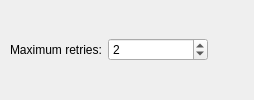
                      <widget class="QWidget" name="widgetBlockIoRetries" native="true">
                       <layout class="QHBoxLayout" name="hlayBlockIoRetries">
                        <property name="spacing">
                         <number>6</number>
                        </property>
                        <property name="leftMargin">
                         <number>0</number>
                        </property>
                        <property name="topMargin">
                         <number>0</number>
                        </property>
                        <property name="rightMargin">
                         <number>0</number>
                        </property>
                        <property name="bottomMargin">
                         <number>0</number>
                        </property>
                        <item>
                         <spacer name="horizontalSpacer_34">
                          <property name="orientation">
                           <enum>Qt::Horizontal</enum>
                          </property>
                          <property name="sizeType">
                           <enum>QSizePolicy::Fixed</enum>
                          </property>
                          <property name="sizeHint" stdset="0">
                           <size>
                            <width>10</width>
                            <height>20</height>
                           </size>
                          </property>
                         </spacer>
                        </item>
                        <item>
                         <widget class="QLabel" name="label_21">
                          <property name="text">
                           <string>Maximum retries:</string>
                          </property>
                         </widget>
                        </item>
                        <item>
                         <widget class="QSpinBox" name="sbBlockIoRetries">
                          <property name="sizePolicy">
                           <sizepolicy hsizetype="Fixed" vsizetype="Fixed">
                            <horstretch>1</horstretch>
                            <verstretch>0</verstretch>
                           </sizepolicy>
                          </property>
                          <property name="minimumSize">
                           <size>
                            <width>100</width>
                            <height>0</height>
                           </size>
                          </property>
                          <property name="maximumSize">
                           <size>
                            <width>16777215</width>
                            <height>16777215</height>
                           </size>
                          </property>
                          <property name="minimum">
                           <number>1</number>
                          </property>
                          <property name="maximum">
                           <number>255</number>
                          </property>
                          <property name="value">
                           <number>2</number>
                          </property>
                         </widget>
                        </item>
                        <item>
                         <spacer name="horizontalSpacer_32">
                          <property name="orientation">
                           <enum>Qt::Horizontal</enum>
                          </property>
                          <property name="sizeHint" stdset="0">
                           <size>
                            <width>40</width>
                            <height>20</height>
                           </size>
                          </property>
                         </spacer>
                        </item>
                        <item>
                         <widget class="WarningBtn" name="wbtnIoRetries" native="true">
                          <property name="sizePolicy">
                           <sizepolicy hsizetype="Fixed" vsizetype="Ignored">
                            <horstretch>0</horstretch>
                            <verstretch>0</verstretch>
                           </sizepolicy>
                          </property>
                          <property name="minimumSize">
                           <size>
                            <width>0</width>
                            <height>0</height>
                           </size>
                          </property>
                          <property name="maximumSize">
                           <size>
                            <width>18</width>
                            <height>16777215</height>
                           </size>
                          </property>
                         </widget>
                        </item>
                       </layout>
                      </widget>
